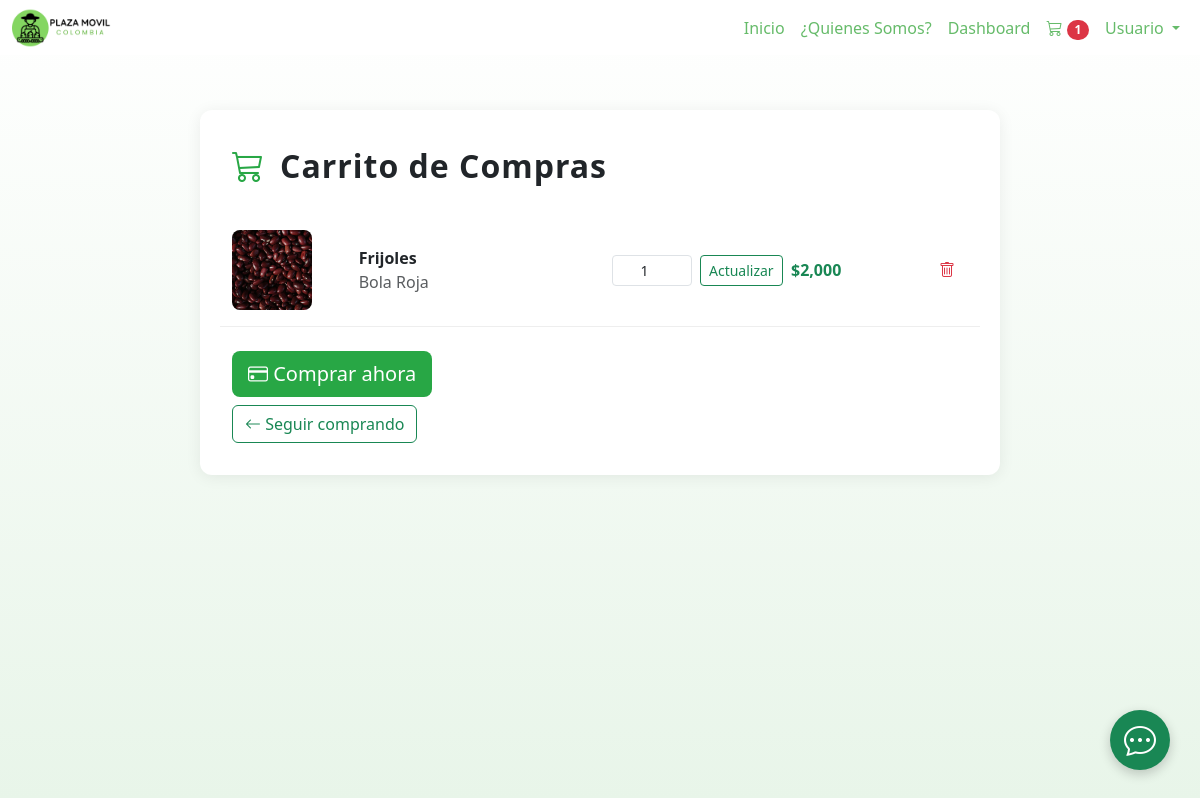
The app's page /view/carritoview.php (signed in) with its own data.
### tables this page shows
CREATE TABLE `carrito_detalle` (
  `id_detalle` int(11) NOT NULL,
  `id_carrito` int(10) DEFAULT NULL,
  `id_producto` int(10) DEFAULT NULL,
  `cantidad` int(10) DEFAULT NULL
);

CREATE TABLE `productos` (
  `id_producto` int(11) NOT NULL,
  `id_agricultor` int(10) DEFAULT NULL,
  `id_categoria` int(10) DEFAULT NULL,
  `descripcion` varchar(250) DEFAULT NULL,
  `nombre` varchar(50) DEFAULT NULL,
  `stock` int(20) DEFAULT NULL,
  `precio_unitario` int(10) DEFAULT NULL,
  `id_unidad` int(10) DEFAULT NULL,
  `foto` varchar(100) DEFAULT NULL,
  `fecha_publicacion` date DEFAULT NULL
);

### model/carrito_model.php (called while the page is built, shortened)
<?php
class CarritoModel {
    private $pdo;
    public function __construct($pdo) {
        $this->pdo = $pdo;
    }
    public function obtenerCarritoPorUsuario($id_usuario) {
        $stmt = $this->pdo->prepare("SELECT id_usuario FROM usuarios WHERE id_usuario = ?");
        $stmt->execute([$id_usuario]);
        $usuario = $stmt->fetch(PDO::FETCH_ASSOC);
        $stmt = $this->pdo->prepare("SELECT * FROM carrito WHERE id_usuario = ?");
        $stmt->execute([$id_usuario]);
        $carrito = $stmt->fetch(PDO::FETCH_ASSOC);
        return $carrito;
    }
}

### model/detalle_carrito_model.php (called while the page is built, shortened)
<?php
class DetalleCarritoModel {
    private $pdo;
    public function __construct($pdo) {
        $this->pdo = $pdo;
    }
    public function obtenerProductos($id_carrito) {
        $sql = "SELECT dc.*, p.nombre, p.descripcion, p.precio_unitario, p.foto
                FROM carrito_detalle dc
                JOIN productos p ON dc.id_producto = p.id_producto
                WHERE dc.id_carrito = ?";
        $stmt = $this->pdo->prepare($sql);
        $stmt->execute([$id_carrito]);
        return $stmt->fetchAll(PDO::FETCH_ASSOC);
    }
}

### view/carritoview.php (the view, shortened to what this page needs)
<?php
require_once '../config/conexion.php';
require_once '../model/carrito_model.php';
require_once '../model/detalle_carrito_model.php';
$carritoModel = new CarritoModel($pdo);
$detalleModel = new DetalleCarritoModel($pdo);
$id_usuario = $_SESSION['user_id_usuario'];
$carrito = $carritoModel->obtenerCarritoPorUsuario($id_usuario);
$productos = [];
if ($carrito) {
    $productos = $detalleModel->obtenerProductos($carrito['id_carrito']);
}
?>
<!DOCTYPE html>
<html lang="es">
<head>
    <link href="https://cdn.jsdelivr.net/npm/bootstrap@5.3.7/dist/css/bootstrap.min.css" rel="stylesheet">
    <link rel="stylesheet" href="https://cdn.jsdelivr.net/npm/bootstrap-icons@1.11.3/font/bootstrap-icons.min.css">
    <link rel="stylesheet" href="../css/styles.css">
</head>
<body>
    <?php include '../navbar.php'; ?>
    <div style="height:70px"></div>
    <div class="cart-container">
        <div class="d-flex align-items-center mb-4">
            <i class="bi bi-cart3 cart-icon"></i>
            <h2 class="ms-3 cart-title mb-0">Carrito de Compras</h2>
        </div>
        <?php if (empty($productos)): ?>
            <div class="cart-empty">
                <i class="bi bi-emoji-frown cart-empty-icon"></i>
                <p>Tu carrito está vacío.</p>
                <a href="../index.php" class="btn btn-outline-success mt-2"><i class="bi bi-arrow-left"></i> Seguir
                    comprando</a>
            </div>
        <?php else: ?>
            <?php foreach ($productos as $producto): ?>
                <div class="row align-items-center cart-product">
                    <div class="col-2">
                        <img src="../img/<?php echo htmlspecialchars($producto['foto']); ?>" class="cart-img"
                            alt="<?php echo htmlspecialchars($producto['nombre']); ?>">
                    </div>
                    <div class="col-4">
                        <div class="fw-bold"><?php echo htmlspecialchars($producto['nombre']); ?></div>
                        <div class="text-muted"><?php echo htmlspecialchars($producto['descripcion']); ?></div>
                    </div>
                    <div class="col-2">
                        <form action="../controller/editar_cantidad.php" method="POST" class="d-flex">
                            <input type="number" name="cantidad" value="<?php echo $producto['cantidad']; ?>" min="1"
                                class="form-control form-control-sm text-center me-2" style="width:80px;">
                            <button type="submit" class="btn btn-sm btn-outline-success">Actualizar</button>
                        </form>
                    </div>
                    <div class="col-2 text-end">
                        <span class="text-success fw-semibold">
                            $<?php echo number_format($producto['precio_unitario'] * $producto['cantidad']); ?>
                        </span>
                    </div>
                    <div class="col-2 text-end">
                        <form action="../controller/eliminar_del_carrito.php" method="POST" style="display:inline;">
                            <button type="submit" class="btn btn-link cart-remove" title="Eliminar">
                                <i class="bi bi-trash"></i>
                            </button>
                        </form>
                    </div>
                </div>
            <?php endforeach; ?>
            <div class="d-flex justify-content-between align-items-center mt-4">
                <form action="../controller/crear_pedido.php" method="POST">
                    <button type="submit" class="btn btn-checkout btn-lg text-white">
                        <i class="bi bi-credit-card"></i> Comprar ahora
                    </button>
                </form>
            </div>
            <a href="../index.php" class="btn btn-outline-success mt-2"><i class="bi bi-arrow-left"></i> Seguir
                comprando</a>
        <?php endif; ?>
    </div>
</body>
</html>

### css/styles.css (style rules this page uses)
.cart-container { max-width: 800px; margin: 40px auto; background: #fff; border-radius: 12px; box-shadow: 0 2px 16px rgba(0, 0, 0, 0.07); padding: 32px; }
.cart-title { font-weight: 700; letter-spacing: 1px; }
.cart-icon { font-size: 2rem; color: #28a745; }
.cart-img { width: 80px; height: 80px; object-fit: cover; border-radius: 8px; }
.cart-product { border-bottom: 1px solid #eee; padding: 16px 0; }
.cart-remove { color: #dc3545; cursor: pointer; }
.btn-checkout { background: #28a745; border: none; }
body { background: linear-gradient(180deg, #ffffff 0%, #e8f5e9 100%); min-height: 100vh; }

### records on screen
carrito_detalle: id_producto.foto (picture), id_producto.nombre "Frijoles", id_producto.descripcion "Bola Roja", cantidad "1", $producto['precio_unitario'] * $producto['cantidad'] "2,000"

### other values on screen
$totalProductos "1"
